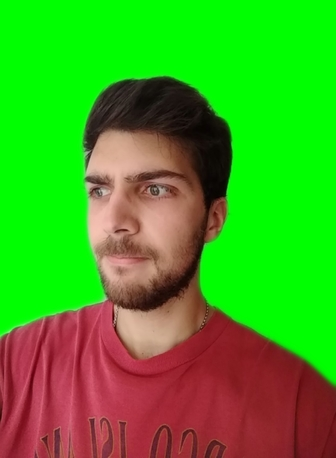
%> input picture Repaso Vision/poronga.jpg, 336 x 458 px
$ octave tercera_filmina.m   (GNU Octave 9; MATLAB toolbox functions it lacks are replaced by stand-ins)
%> lines starting %> are read from the running program, lines starting %| are printed output that depends on the picture
%% Erosion
clear all
close all
clc
%foto = imread('./Tomi_facha.jpg');
foto = imread('./poronga.jpg');
%> foto is the input picture: size 458x336x3 uint8; mean R, G, B 67.9, 163.4, 31.2
fotooriginal=foto;
fotor=(foto(:,:,1));
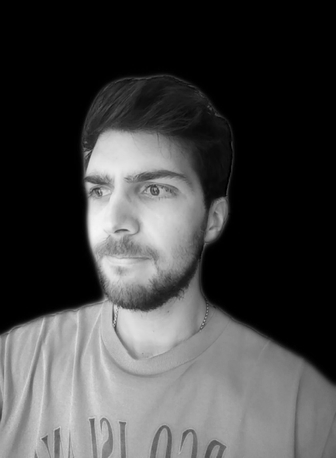
%> fotor: size 458x336 uint8; min 0, max 246, mean 67.9
fotog=(foto(:,:,2));
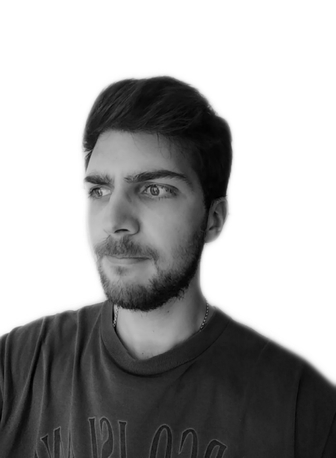
%> fotog: size 458x336 uint8; min 0, max 255, mean 163.4
fotob=(foto(:,:,3));
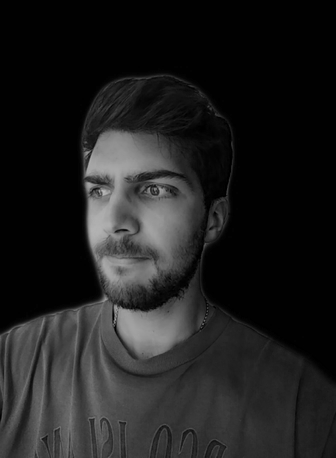
%> fotob: size 458x336 uint8; min 0, max 185, mean 31.2
S = ones(10,15);
%> (the run ends here)
